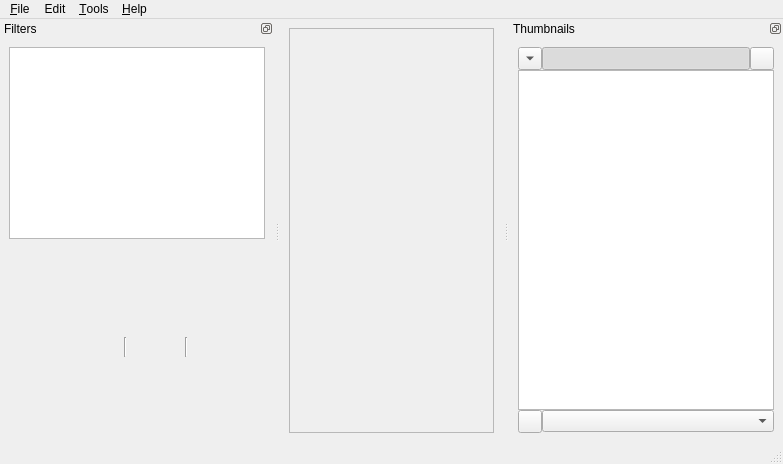
<?xml version="1.0" encoding="UTF-8"?>
<ui version="4.0">
 <class>MainWindow</class>
 <widget class="QMainWindow" name="MainWindow">
  <property name="geometry">
   <rect>
    <x>0</x>
    <y>0</y>
    <width>783</width>
    <height>464</height>
   </rect>
  </property>
  <property name="sizePolicy">
   <sizepolicy hsizetype="Preferred" vsizetype="Preferred">
    <horstretch>0</horstretch>
    <verstretch>0</verstretch>
   </sizepolicy>
  </property>
  <property name="windowTitle">
   <string>MainWindow</string>
  </property>
  <property name="styleSheet">
   <string notr="true"/>
  </property>
  <widget class="QWidget" name="centralwidget">
   <property name="sizePolicy">
    <sizepolicy hsizetype="Preferred" vsizetype="Preferred">
     <horstretch>0</horstretch>
     <verstretch>0</verstretch>
    </sizepolicy>
   </property>
   <property name="cursor">
    <cursorShape>ArrowCursor</cursorShape>
   </property>
   <layout class="QHBoxLayout" name="horizontalLayout">
    <item>
     <widget class="QFrame" name="imageViewFrame">
      <property name="sizePolicy">
       <sizepolicy hsizetype="Expanding" vsizetype="Expanding">
        <horstretch>1</horstretch>
        <verstretch>1</verstretch>
       </sizepolicy>
      </property>
      <property name="frameShape">
       <enum>QFrame::StyledPanel</enum>
      </property>
      <property name="frameShadow">
       <enum>QFrame::Sunken</enum>
      </property>
     </widget>
    </item>
   </layout>
  </widget>
  <widget class="QMenuBar" name="menubar">
   <property name="geometry">
    <rect>
     <x>0</x>
     <y>0</y>
     <width>783</width>
     <height>22</height>
    </rect>
   </property>
   <widget class="QMenu" name="menuDebug">
    <property name="title">
     <string>&amp;Tools</string>
    </property>
    <addaction name="actionFixDpi"/>
    <addaction name="actionRelinking"/>
    <addaction name="actionExport"/>
    <addaction name="separator"/>
    <addaction name="actionSettings"/>
   </widget>
   <widget class="QMenu" name="menuFile">
    <property name="title">
     <string>&amp;File</string>
    </property>
    <addaction name="actionNewProject"/>
    <addaction name="actionOpenProject"/>
    <addaction name="separator"/>
    <addaction name="actionSaveProject"/>
    <addaction name="actionSaveProjectAs"/>
    <addaction name="separator"/>
    <addaction name="actionCloseProject"/>
    <addaction name="separator"/>
    <addaction name="actionQuit"/>
   </widget>
   <widget class="QMenu" name="menuHelp">
    <property name="title">
     <string>&amp;Help</string>
    </property>
    <addaction name="actionAbout_Qt"/>
    <addaction name="actionAbout"/>
   </widget>
   <widget class="QMenu" name="menuEdit">
    <property name="title">
     <string>Edit</string>
    </property>
    <addaction name="actionGoToPage"/>
    <addaction name="actionSelectPages"/>
   </widget>
   <addaction name="menuFile"/>
   <addaction name="menuEdit"/>
   <addaction name="menuDebug"/>
   <addaction name="menuHelp"/>
  </widget>
  <widget class="QStatusBar" name="appStatusBar"/>
  <widget class="QDockWidget" name="dockWidgetThumbnails">
   <property name="features">
    <set>QDockWidget::DockWidgetFloatable|QDockWidget::DockWidgetMovable</set>
   </property>
   <property name="allowedAreas">
    <set>Qt::LeftDockWidgetArea|Qt::RightDockWidgetArea</set>
   </property>
   <property name="windowTitle">
    <string>Thumbnails</string>
   </property>
   <attribute name="dockWidgetArea">
    <number>2</number>
   </attribute>
   <widget class="QWidget" name="dockWidgetContents_2">
    <layout class="QVBoxLayout" name="verticalLayout_2">
     <item>
      <layout class="QVBoxLayout" name="verticalLayout">
       <property name="spacing">
        <number>0</number>
       </property>
       <item>
        <layout class="QHBoxLayout" name="horizontalLayout_3">
         <item>
          <widget class="QToolButton" name="inverseOrderButton">
           <property name="statusTip">
            <string>Inverse page order</string>
           </property>
           <property name="text">
            <string notr="true"/>
           </property>
           <property name="checkable">
            <bool>true</bool>
           </property>
           <property name="toolButtonStyle">
            <enum>Qt::ToolButtonIconOnly</enum>
           </property>
           <property name="arrowType">
            <enum>Qt::DownArrow</enum>
           </property>
          </widget>
         </item>
         <item>
          <widget class="QToolButton" name="focusButton">
           <property name="sizePolicy">
            <sizepolicy hsizetype="Minimum" vsizetype="Fixed">
             <horstretch>0</horstretch>
             <verstretch>0</verstretch>
            </sizepolicy>
           </property>
           <property name="statusTip">
            <string>Keep current page in view.</string>
           </property>
           <property name="text">
            <string/>
           </property>
           <property name="icon">
            <iconset resource="../resources/resources.qrc">
             <normaloff>:/icons/keep-in-view.png</normaloff>:/icons/keep-in-view.png</iconset>
           </property>
           <property name="checkable">
            <bool>true</bool>
           </property>
           <property name="checked">
            <bool>true</bool>
           </property>
          </widget>
         </item>
         <item>
          <widget class="QToolButton" name="multiselectButton">
           <property name="toolTip">
            <string>Keep selection key pressed</string>
           </property>
           <property name="statusTip">
            <string>Simulate press of the modifier key for fast page selection (Ctrl+CapsLock)</string>
           </property>
           <property name="text">
            <string notr="true"/>
           </property>
           <property name="icon">
            <iconset resource="../resources/resources.qrc">
             <normaloff>:/icons/multi_choice.png</normaloff>:/icons/multi_choice.png</iconset>
           </property>
           <property name="shortcut">
            <string>Ctrl+CapsLock</string>
           </property>
           <property name="checkable">
            <bool>true</bool>
           </property>
          </widget>
         </item>
        </layout>
       </item>
       <item>
        <widget class="ThumbnailView" name="thumbView">
         <property name="sizePolicy">
          <sizepolicy hsizetype="Expanding" vsizetype="Expanding">
           <horstretch>1</horstretch>
           <verstretch>1</verstretch>
          </sizepolicy>
         </property>
         <property name="minimumSize">
          <size>
           <width>150</width>
           <height>0</height>
          </size>
         </property>
         <property name="maximumSize">
          <size>
           <width>16777215</width>
           <height>16777215</height>
          </size>
         </property>
         <property name="alignment">
          <set>Qt::AlignHCenter|Qt::AlignTop</set>
         </property>
        </widget>
       </item>
       <item>
        <widget class="QWidget" name="sortOptionsWgt" native="true">
         <layout class="QHBoxLayout" name="horizontalLayout_4">
          <property name="spacing">
           <number>0</number>
          </property>
          <property name="leftMargin">
           <number>0</number>
          </property>
          <property name="topMargin">
           <number>0</number>
          </property>
          <property name="rightMargin">
           <number>0</number>
          </property>
          <property name="bottomMargin">
           <number>0</number>
          </property>
          <item>
           <widget class="QToolButton" name="resetSortingBtn">
            <property name="statusTip">
             <string>Reset sorting to default</string>
            </property>
            <property name="icon">
             <iconset resource="../resources/resources.qrc">
              <normaloff>:/icons/gimp-reset.png</normaloff>:/icons/gimp-reset.png</iconset>
            </property>
           </widget>
          </item>
          <item>
           <widget class="QComboBox" name="sortOptions">
            <property name="sizeAdjustPolicy">
             <enum>QComboBox::AdjustToMinimumContentsLength</enum>
            </property>
           </widget>
          </item>
         </layout>
        </widget>
       </item>
      </layout>
     </item>
    </layout>
   </widget>
  </widget>
  <widget class="QDockWidget" name="dockWidget_4">
   <property name="minimumSize">
    <size>
     <width>250</width>
     <height>199</height>
    </size>
   </property>
   <property name="features">
    <set>QDockWidget::DockWidgetFloatable|QDockWidget::DockWidgetMovable</set>
   </property>
   <property name="allowedAreas">
    <set>Qt::LeftDockWidgetArea|Qt::RightDockWidgetArea</set>
   </property>
   <property name="windowTitle">
    <string>Filters</string>
   </property>
   <attribute name="dockWidgetArea">
    <number>1</number>
   </attribute>
   <widget class="QWidget" name="dockWidgetContents_5">
    <layout class="QVBoxLayout" name="verticalLayout_3">
     <item>
      <widget class="StageListView" name="filterList">
       <property name="minimumSize">
        <size>
         <width>0</width>
         <height>0</height>
        </size>
       </property>
       <property name="maximumSize">
        <size>
         <width>16777215</width>
         <height>16777215</height>
        </size>
       </property>
       <property name="autoScroll">
        <bool>false</bool>
       </property>
       <property name="editTriggers">
        <set>QAbstractItemView::NoEditTriggers</set>
       </property>
       <property name="tabKeyNavigation">
        <bool>false</bool>
       </property>
       <property name="showDropIndicator" stdset="0">
        <bool>false</bool>
       </property>
       <property name="alternatingRowColors">
        <bool>true</bool>
       </property>
       <property name="selectionMode">
        <enum>QAbstractItemView::SingleSelection</enum>
       </property>
       <property name="selectionBehavior">
        <enum>QAbstractItemView::SelectRows</enum>
       </property>
       <property name="textElideMode">
        <enum>Qt::ElideNone</enum>
       </property>
       <property name="showGrid">
        <bool>false</bool>
       </property>
       <property name="wordWrap">
        <bool>false</bool>
       </property>
       <property name="cornerButtonEnabled">
        <bool>false</bool>
       </property>
      </widget>
     </item>
     <item>
      <widget class="QScrollArea" name="scrollArea">
       <property name="frameShape">
        <enum>QFrame::NoFrame</enum>
       </property>
       <property name="verticalScrollBarPolicy">
        <enum>Qt::ScrollBarAlwaysOff</enum>
       </property>
       <property name="horizontalScrollBarPolicy">
        <enum>Qt::ScrollBarAlwaysOff</enum>
       </property>
       <property name="sizeAdjustPolicy">
        <enum>QAbstractScrollArea::AdjustIgnored</enum>
       </property>
       <property name="widgetResizable">
        <bool>true</bool>
       </property>
       <widget class="QWidget" name="scrollAreaWidgetContents_2">
        <property name="geometry">
         <rect>
          <x>0</x>
          <y>0</y>
          <width>256</width>
          <height>185</height>
         </rect>
        </property>
        <property name="sizePolicy">
         <sizepolicy hsizetype="Expanding" vsizetype="Preferred">
          <horstretch>0</horstretch>
          <verstretch>0</verstretch>
         </sizepolicy>
        </property>
        <layout class="QVBoxLayout" name="verticalLayout_4">
         <property name="spacing">
          <number>0</number>
         </property>
         <property name="sizeConstraint">
          <enum>QLayout::SetMaximumSize</enum>
         </property>
         <property name="leftMargin">
          <number>0</number>
         </property>
         <property name="topMargin">
          <number>0</number>
         </property>
         <property name="rightMargin">
          <number>0</number>
         </property>
         <property name="bottomMargin">
          <number>0</number>
         </property>
         <item>
          <widget class="NonOwningWidget" name="filterOptions" native="true">
           <property name="sizePolicy">
            <sizepolicy hsizetype="Expanding" vsizetype="Preferred">
             <horstretch>0</horstretch>
             <verstretch>0</verstretch>
            </sizepolicy>
           </property>
           <widget class="QWidget" name="statusBarPanel" native="true">
            <property name="geometry">
             <rect>
              <x>9</x>
              <y>92</y>
              <width>231</width>
              <height>20</height>
             </rect>
            </property>
            <layout class="QHBoxLayout" name="horizontalLayout_2">
             <property name="leftMargin">
              <number>0</number>
             </property>
             <property name="topMargin">
              <number>0</number>
             </property>
             <property name="rightMargin">
              <number>0</number>
             </property>
             <property name="bottomMargin">
              <number>0</number>
             </property>
             <item alignment="Qt::AlignRight">
              <widget class="QLabel" name="statusLabelMousePos">
               <property name="minimumSize">
                <size>
                 <width>100</width>
                 <height>0</height>
                </size>
               </property>
               <property name="toolTip">
                <string>Mouse position</string>
               </property>
               <property name="statusTip">
                <string>Mouse position relative to page</string>
               </property>
               <property name="alignment">
                <set>Qt::AlignRight|Qt::AlignTrailing|Qt::AlignVCenter</set>
               </property>
              </widget>
             </item>
             <item>
              <widget class="Line" name="line_2">
               <property name="orientation">
                <enum>Qt::Vertical</enum>
               </property>
              </widget>
             </item>
             <item>
              <widget class="QLabel" name="statusLabelPhysSize">
               <property name="minimumSize">
                <size>
                 <width>31</width>
                 <height>0</height>
                </size>
               </property>
               <property name="toolTip">
                <string>Physical size</string>
               </property>
               <property name="statusTip">
                <string>Physical size of image. (Click to change units of measurement)</string>
               </property>
               <property name="alignment">
                <set>Qt::AlignCenter</set>
               </property>
               <property name="textInteractionFlags">
                <set>Qt::LinksAccessibleByMouse|Qt::TextSelectableByMouse</set>
               </property>
              </widget>
             </item>
             <item>
              <widget class="Line" name="line">
               <property name="orientation">
                <enum>Qt::Vertical</enum>
               </property>
              </widget>
             </item>
             <item>
              <widget class="QLabel" name="statusLabelPageNo">
               <property name="minimumSize">
                <size>
                 <width>31</width>
                 <height>0</height>
                </size>
               </property>
               <property name="toolTip">
                <string>Page number</string>
               </property>
               <property name="statusTip">
                <string>Position of the selected page in current order</string>
               </property>
               <property name="alignment">
                <set>Qt::AlignCenter</set>
               </property>
               <property name="textInteractionFlags">
                <set>Qt::LinksAccessibleByMouse</set>
               </property>
              </widget>
             </item>
             <item>
              <spacer name="horizontalSpacer_2">
               <property name="orientation">
                <enum>Qt::Horizontal</enum>
               </property>
               <property name="sizeType">
                <enum>QSizePolicy::Fixed</enum>
               </property>
               <property name="sizeHint" stdset="0">
                <size>
                 <width>10</width>
                 <height>20</height>
                </size>
               </property>
              </spacer>
             </item>
            </layout>
           </widget>
          </widget>
         </item>
        </layout>
       </widget>
      </widget>
     </item>
    </layout>
   </widget>
  </widget>
  <action name="actionSaveProject">
   <property name="text">
    <string>&amp;Save Project</string>
   </property>
   <property name="shortcut">
    <string>Ctrl+S</string>
   </property>
  </action>
  <action name="actionSaveProjectAs">
   <property name="text">
    <string>Save Project &amp;As...</string>
   </property>
   <property name="shortcut">
    <string>Ctrl+Shift+S</string>
   </property>
  </action>
  <action name="actionNextPage">
   <property name="text">
    <string notr="true">Next Page</string>
   </property>
   <property name="iconText">
    <string notr="true">Next Page</string>
   </property>
   <property name="toolTip">
    <string notr="true">Next Page</string>
   </property>
   <property name="shortcut">
    <string notr="true">PgDown</string>
   </property>
   <property name="autoRepeat">
    <bool>false</bool>
   </property>
  </action>
  <action name="actionPrevPage">
   <property name="text">
    <string notr="true">Previous Page</string>
   </property>
   <property name="iconText">
    <string notr="true">Previous Page</string>
   </property>
   <property name="toolTip">
    <string notr="true">Previous Page</string>
   </property>
   <property name="shortcut">
    <string notr="true">PgUp</string>
   </property>
   <property name="autoRepeat">
    <bool>false</bool>
   </property>
  </action>
  <action name="actionNewProject">
   <property name="text">
    <string>&amp;New Project...</string>
   </property>
   <property name="shortcut">
    <string>Ctrl+N</string>
   </property>
  </action>
  <action name="actionOpenProject">
   <property name="text">
    <string>&amp;Open Project...</string>
   </property>
   <property name="shortcut">
    <string>Ctrl+O</string>
   </property>
  </action>
  <action name="actionPrevPageQ">
   <property name="text">
    <string notr="true">Previous Page</string>
   </property>
   <property name="iconText">
    <string notr="true">Previous Page</string>
   </property>
   <property name="toolTip">
    <string notr="true">Previous Page</string>
   </property>
   <property name="shortcut">
    <string notr="true">Q</string>
   </property>
   <property name="autoRepeat">
    <bool>false</bool>
   </property>
  </action>
  <action name="actionNextPageW">
   <property name="text">
    <string notr="true">Next Page</string>
   </property>
   <property name="iconText">
    <string notr="true">Next Page</string>
   </property>
   <property name="toolTip">
    <string notr="true">Next Page</string>
   </property>
   <property name="shortcut">
    <string notr="true">W</string>
   </property>
   <property name="autoRepeat">
    <bool>false</bool>
   </property>
  </action>
  <action name="actionCloseProject">
   <property name="text">
    <string>&amp;Close Project</string>
   </property>
   <property name="shortcut">
    <string>Ctrl+W</string>
   </property>
  </action>
  <action name="actionQuit">
   <property name="text">
    <string>&amp;Quit</string>
   </property>
   <property name="shortcut">
    <string>Ctrl+Q</string>
   </property>
  </action>
  <action name="actionSettings">
   <property name="text">
    <string>&amp;Settings...</string>
   </property>
   <property name="shortcut">
    <string notr="true"/>
   </property>
  </action>
  <action name="actionFirstPage">
   <property name="text">
    <string notr="true">First Page</string>
   </property>
   <property name="iconText">
    <string notr="true">First Page</string>
   </property>
   <property name="toolTip">
    <string notr="true">First Page</string>
   </property>
   <property name="shortcut">
    <string notr="true">Home</string>
   </property>
  </action>
  <action name="actionLastPage">
   <property name="text">
    <string notr="true">Last Page</string>
   </property>
   <property name="iconText">
    <string notr="true">Last Page</string>
   </property>
   <property name="toolTip">
    <string notr="true">Last Page</string>
   </property>
   <property name="shortcut">
    <string notr="true">End</string>
   </property>
  </action>
  <action name="actionAbout">
   <property name="text">
    <string>&amp;About</string>
   </property>
  </action>
  <action name="actionFixDpi">
   <property name="text">
    <string>Fix &amp;DPI...</string>
   </property>
  </action>
  <action name="actionRelinking">
   <property name="text">
    <string>&amp;Relinking...</string>
   </property>
  </action>
  <action name="actionSwitchFilter1">
   <property name="text">
    <string notr="true">Switch filter to orientation</string>
   </property>
   <property name="iconText">
    <string notr="true">Switch filter to orientation</string>
   </property>
   <property name="toolTip">
    <string notr="true">Switch filter to orientation</string>
   </property>
   <property name="shortcut">
    <string notr="true">Ctrl+1</string>
   </property>
  </action>
  <action name="actionSwitchFilter2">
   <property name="text">
    <string notr="true">Switch filter to orientation</string>
   </property>
   <property name="iconText">
    <string notr="true">Switch filter to orientation</string>
   </property>
   <property name="toolTip">
    <string notr="true">Switch filter to split pages</string>
   </property>
   <property name="shortcut">
    <string notr="true">Ctrl+2</string>
   </property>
  </action>
  <action name="actionSwitchFilter3">
   <property name="text">
    <string notr="true">Switch filter to orientation</string>
   </property>
   <property name="iconText">
    <string notr="true">Switch filter to orientation</string>
   </property>
   <property name="toolTip">
    <string notr="true">Switch filter to deskew</string>
   </property>
   <property name="shortcut">
    <string notr="true">Ctrl+3</string>
   </property>
  </action>
  <action name="actionSwitchFilter4">
   <property name="text">
    <string notr="true">Switch filter to orientation</string>
   </property>
   <property name="iconText">
    <string notr="true">Switch filter to orientation</string>
   </property>
   <property name="toolTip">
    <string notr="true">Switch filter to select content</string>
   </property>
   <property name="shortcut">
    <string notr="true">Ctrl+4</string>
   </property>
  </action>
  <action name="actionSwitchFilter5">
   <property name="text">
    <string notr="true">Switch filter to orientation</string>
   </property>
   <property name="iconText">
    <string notr="true">Switch filter to orientation</string>
   </property>
   <property name="toolTip">
    <string notr="true">Switch filter to margins</string>
   </property>
   <property name="shortcut">
    <string notr="true">Ctrl+5</string>
   </property>
  </action>
  <action name="actionSwitchFilter6">
   <property name="text">
    <string notr="true">Switch filter to orientation</string>
   </property>
   <property name="iconText">
    <string notr="true">Switch filter to orientation</string>
   </property>
   <property name="toolTip">
    <string notr="true">Switch filter to output</string>
   </property>
   <property name="shortcut">
    <string notr="true">Ctrl+6</string>
   </property>
  </action>
  <action name="actionExport">
   <property name="text">
    <string>&amp;Export...</string>
   </property>
  </action>
  <action name="actionAbout_Qt">
   <property name="text">
    <string>About &amp;Qt</string>
   </property>
  </action>
  <action name="actionJumpPageF">
   <property name="text">
    <string notr="true">Jump Forward</string>
   </property>
   <property name="iconText">
    <string notr="true">Jump Forward</string>
   </property>
   <property name="toolTip">
    <string notr="true">Jump Forward</string>
   </property>
   <property name="shortcut">
    <string notr="true">Ctrl+PgDown</string>
   </property>
  </action>
  <action name="actionJumpPageB">
   <property name="text">
    <string notr="true">Jump Backward</string>
   </property>
   <property name="iconText">
    <string notr="true">Jump Backward</string>
   </property>
   <property name="toolTip">
    <string notr="true">Jump Backward</string>
   </property>
   <property name="shortcut">
    <string notr="true">Ctrl+PgUp</string>
   </property>
  </action>
  <action name="actionFirstSelectedPage">
   <property name="text">
    <string notr="true">First Selected Page</string>
   </property>
   <property name="iconText">
    <string notr="true">First Selected Page</string>
   </property>
   <property name="toolTip">
    <string notr="true">First Selected Page</string>
   </property>
   <property name="shortcut">
    <string notr="true">Alt+Home</string>
   </property>
  </action>
  <action name="actionLastSelectedPage">
   <property name="text">
    <string notr="true">Last Selected Page</string>
   </property>
   <property name="iconText">
    <string notr="true">Last Selected Page</string>
   </property>
   <property name="toolTip">
    <string notr="true">Last Selected Page</string>
   </property>
   <property name="shortcut">
    <string notr="true">Alt+End</string>
   </property>
  </action>
  <action name="actionNextSelectedPage">
   <property name="text">
    <string notr="true">Next Selected Page</string>
   </property>
   <property name="iconText">
    <string notr="true">Next Selected Page</string>
   </property>
   <property name="toolTip">
    <string notr="true">Next Selected Page</string>
   </property>
   <property name="shortcut">
    <string notr="true">Alt+PgDown</string>
   </property>
  </action>
  <action name="actionPrevSelectedPage">
   <property name="text">
    <string notr="true">Previous Selected Page</string>
   </property>
   <property name="iconText">
    <string notr="true">Previous Selected Page</string>
   </property>
   <property name="toolTip">
    <string notr="true">Previous Selected Page</string>
   </property>
   <property name="shortcut">
    <string notr="true">Alt+PgUp</string>
   </property>
  </action>
  <action name="actionInsertEmptyPgBefore">
   <property name="icon">
    <iconset resource="../resources/resources.qrc">
     <normaloff>:/icons/insert-before-16.png</normaloff>:/icons/insert-before-16.png</iconset>
   </property>
   <property name="text">
    <string notr="true">Insert before	Ctrl+Shift+B</string>
   </property>
   <property name="toolTip">
    <string>Insert before</string>
   </property>
   <property name="shortcut">
    <string>Ctrl+Shift+B</string>
   </property>
  </action>
  <action name="actionInsertEmptyPgAfter">
   <property name="icon">
    <iconset resource="../resources/resources.qrc">
     <normaloff>:/icons/insert-after-16.png</normaloff>:/icons/insert-after-16.png</iconset>
   </property>
   <property name="text">
    <string notr="true">Insert after	Ctrl+Shift+A</string>
   </property>
   <property name="toolTip">
    <string>Insert after</string>
   </property>
   <property name="shortcut">
    <string>Ctrl+Shift+A</string>
   </property>
  </action>
  <action name="actionCopySourceFileName">
   <property name="icon">
    <iconset theme="copy">
     <normaloff>.</normaloff>.</iconset>
   </property>
   <property name="text">
    <string>Copy source file name(s)</string>
   </property>
   <property name="shortcut">
    <string>Ctrl+C</string>
   </property>
  </action>
  <action name="actionCopyOutputFileName">
   <property name="text">
    <string>Copy output file name(s)</string>
   </property>
  </action>
  <action name="actionCopyPageNumber">
   <property name="text">
    <string>Copy page number(s)</string>
   </property>
  </action>
  <action name="actionGoToPage">
   <property name="text">
    <string>Go to page...</string>
   </property>
  </action>
  <action name="actionSelectPages">
   <property name="text">
    <string>Select pages...</string>
   </property>
  </action>
 </widget>
 <customwidgets>
  <customwidget>
   <class>StageListView</class>
   <extends>QTableView</extends>
   <header>StageListView.h</header>
  </customwidget>
  <customwidget>
   <class>NonOwningWidget</class>
   <extends>QWidget</extends>
   <header>NonOwningWidget.h</header>
   <container>1</container>
  </customwidget>
  <customwidget>
   <class>ThumbnailView</class>
   <extends>QGraphicsView</extends>
   <header>ThumbnailView.h</header>
  </customwidget>
 </customwidgets>
 <tabstops>
  <tabstop>filterList</tabstop>
  <tabstop>scrollArea</tabstop>
  <tabstop>inverseOrderButton</tabstop>
  <tabstop>focusButton</tabstop>
  <tabstop>multiselectButton</tabstop>
  <tabstop>thumbView</tabstop>
  <tabstop>resetSortingBtn</tabstop>
  <tabstop>sortOptions</tabstop>
 </tabstops>
 <resources>
  <include location="../resources/resources.qrc"/>
 </resources>
 <connections/>
</ui>
